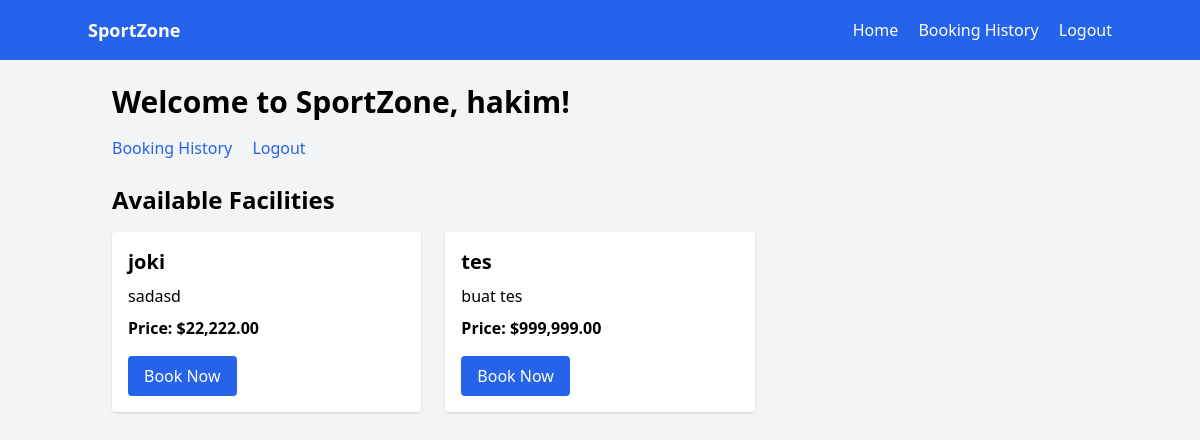
The page /home.php (signed in) on the database as committed earlier.
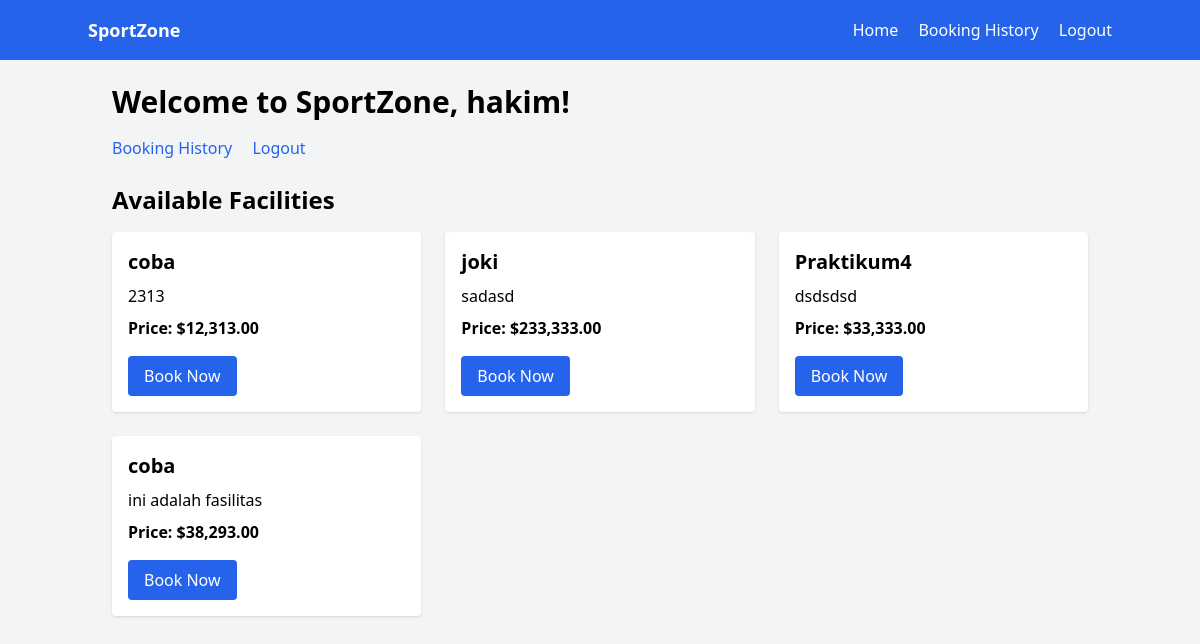
The same page on the database as committed later.
### tables this page shows
CREATE TABLE `facilities` (
  `id` int NOT NULL AUTO_INCREMENT,
  `name` varchar(100) NOT NULL,
  `description` text,
  `price` decimal(10,2) NOT NULL,
  `available` tinyint(1) DEFAULT '1',
  `created_at` timestamp NULL DEFAULT CURRENT_TIMESTAMP,
  PRIMARY KEY (`id`)
);

### home.php (the view, shortened to what this page needs)
<?php
require 'config/init.php';
$facilities = [];
try {
    $stmt = $pdo->query('SELECT * FROM facilities WHERE available = TRUE');
    $facilities = $stmt->fetchAll();
} catch (PDOException $e) {
    $facilities = [];
}
?>
<!DOCTYPE html>
<html lang="en">
<head>
    <script src="https://cdn.tailwindcss.com"></script>
</head>
<body class="bg-gray-100 min-h-screen flex flex-col">
    <?php include 'navbar.php'; ?>
    <main class="container mx-auto flex-grow p-6">
        <h1 class="text-3xl font-bold mb-4">Welcome to SportZone,
            <?php echo htmlspecialchars($_SESSION['username']); ?>!</h1>
        <div class="mb-6">
            <a href="history.php" class="text-blue-600 hover:underline mr-4">Booking History</a>
            <a href="logout.php" class="text-blue-600 hover:underline">Logout</a>
        </div>
        <section>
            <h2 class="text-2xl font-semibold mb-4">Available Facilities</h2>
            <?php if (count($facilities) > 0): ?>
            <ul class="grid grid-cols-1 md:grid-cols-2 lg:grid-cols-3 gap-6">
                <?php foreach ($facilities as $facility): ?>
                <li class="bg-white rounded shadow p-4">
                    <h3 class="text-xl font-semibold mb-2"><?php echo htmlspecialchars($facility['name']); ?></h3>
                    <p class="mb-2"><?php echo htmlspecialchars($facility['description']); ?></p>
                    <p class="mb-4 font-semibold">Price: $<?php echo number_format($facility['price'], 2); ?></p>
                    <a href="booking.php?facility_id=<?php echo $facility['id']; ?>"
                        class="inline-block bg-blue-600 text-white px-4 py-2 rounded hover:bg-blue-700">Book Now</a>
                </li>
                <?php endforeach; ?>
            </ul>
            <?php else: ?>
            <p>No facilities available at the moment.</p>
            <?php endif; ?>
        </section>
    </main>
</body>
</html>

Rows that differ between the two databases and show on the page:
removed facilities: name "tes", description "buat tes", price "999,999.00"
now on this page (row edited): facilities: name "coba", description "2313", price "12,313.00"
changed facilities "joki": price "22,222.00" → "233,333.00"
now on this page (row edited): facilities: name "Praktikum4", description "dsdsdsd", price "33,333.00"
added facilities: name "coba", description "ini adalah fasilitas", price "38,293.00"
